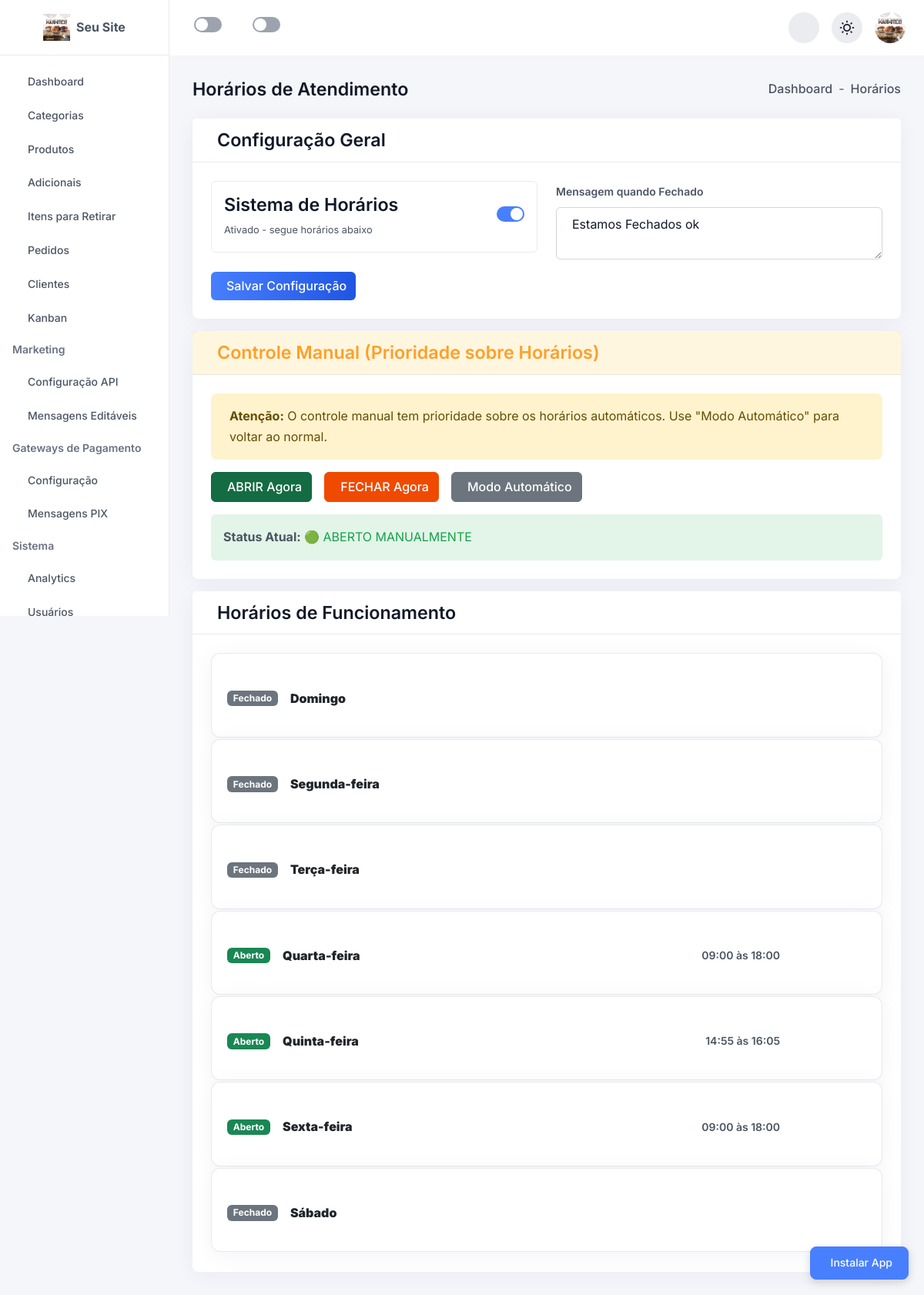
The page /admin/horarios.php (signed in) on the database its author committed.
### tables this page shows
CREATE TABLE `configuracoes` (
  `id` int(11) NOT NULL,
  `site_titulo` varchar(255) DEFAULT 'Cardápio Digital',
  `site_descricao` text DEFAULT NULL,
  `site_logo` varchar(255) DEFAULT NULL,
  `site_favicon` varchar(255) DEFAULT NULL,
  `site_capa` varchar(255) DEFAULT NULL,
  `endereco_cep` varchar(10) DEFAULT NULL,
  `endereco_rua` varchar(255) DEFAULT NULL,
  `endereco_numero` varchar(20) DEFAULT NULL,
  `endereco_complemento` varchar(255) DEFAULT NULL,
  `endereco_bairro` varchar(255) DEFAULT NULL,
  `endereco_cidade` varchar(255) DEFAULT NULL,
  `endereco_estado` varchar(2) DEFAULT NULL,
  `contato_whatsapp` varchar(20) DEFAULT NULL,
  `contato_email` varchar(255) DEFAULT NULL,
  `social_facebook` varchar(255) DEFAULT NULL,
  `social_instagram` varchar(255) DEFAULT NULL,
  `atualizado_em` timestamp NOT NULL DEFAULT current_timestamp() ON UPDATE current_timestamp(),
  `whatsapp_chave_pix` varchar(255) DEFAULT NULL COMMENT 'Chave PIX para pagamentos',
  `whatsapp_tempo_preparo_padrao` int(11) DEFAULT 30 COMMENT 'Tempo de preparo padrão em minutos',
  `whatsapp_tempo_entrega_padrao` int(11) DEFAULT 40 COMMENT 'Tempo de entrega padrão em minutos',
  `whatsapp_mensagem_pronto_retirada` text DEFAULT NULL COMMENT 'Mensagem quando pedido está pronto para retirada',
  `whatsapp_mensagem_pronto_delivery` text DEFAULT NULL COMMENT 'Mensagem quando pedido está pronto para delivery',
  `recaptcha_v2_site_key` varchar(255) DEFAULT NULL COMMENT 'Site Key do reCAPTCHA v2',
  `recaptcha_v2_secret_key` varchar(255) DEFAULT NULL COMMENT 'Secret Key do reCAPTCHA v2',
  `recaptcha_v3_site_key` varchar(255) DEFAULT NULL COMMENT 'Site Key do reCAPTCHA v3',
  `recaptcha_v3_secret_key` varchar(255) DEFAULT NULL COMMENT 'Secret Key do reCAPTCHA v3',
  `recaptcha_version` varchar(10) DEFAULT 'v2' COMMENT 'Versão do reCAPTCHA (v2 ou v3)',
  `recaptcha_ativo` tinyint(1) DEFAULT 0 COMMENT 'Ativar reCAPTCHA (1=sim, 0=não)',
  `recaptcha_paginas` text DEFAULT NULL COMMENT 'JSON com lista de páginas onde usar reCAPTCHA',
  `push_vapid_public_key` varchar(255) DEFAULT NULL COMMENT 'VAPID Public Key para Push Notifications',
  `push_vapid_private_key` text DEFAULT NULL COMMENT 'VAPID Private Key para Push Notifications',
  `push_notifications_ativo` tinyint(1) DEFAULT 1 COMMENT 'Ativar Push Notifications (1=sim, 0=não)',
  `nome_site` varchar(255) DEFAULT NULL,
  `descricao_site` text DEFAULT NULL,
  `logo` varchar(255) DEFAULT NULL,
  `favicon` varchar(255) DEFAULT NULL,
  `capa` varchar(255) DEFAULT NULL,
  `cep` varchar(20) DEFAULT NULL,
  `rua` varchar(255) DEFAULT NULL,
  `numero` varchar(50) DEFAULT NULL,
  `complemento` varchar(255) DEFAULT NULL,
  `bairro` varchar(100) DEFAULT NULL,
  `cidade` varchar(100) DEFAULT NULL,
  `estado` varchar(2) DEFAULT NULL,
  `whatsapp` varchar(20) DEFAULT NULL,
  `email_contato` varchar(255) DEFAULT NULL,
  `facebook` varchar(255) DEFAULT NULL,
  `instagram` varchar(255) DEFAULT NULL,
  `tema` varchar(50) DEFAULT 'roxo',
  `cor_principal` varchar(20) DEFAULT NULL,
  `cor_secundaria` varchar(20) DEFAULT NULL,
  `tema_layout` varchar(50) DEFAULT 'default',
  `impressao_automatica` tinyint(1) DEFAULT 0
);

CREATE TABLE `configuracao_horarios` (
  `id` int(11) NOT NULL,
  `sistema_ativo` tinyint(1) NOT NULL DEFAULT 0 COMMENT 'Sistema de horários ativado',
  `aberto_manual` tinyint(1) DEFAULT NULL,
  `mensagem_fechado` text DEFAULT NULL COMMENT 'Mensagem quando fechado',
  `atualizado_em` timestamp NOT NULL DEFAULT current_timestamp() ON UPDATE current_timestamp()
);

CREATE TABLE `horarios_funcionamento` (
  `id` int(11) NOT NULL,
  `dia_semana` int(1) NOT NULL COMMENT '0=Domingo, 1=Segunda, 2=Terça, 3=Quarta, 4=Quinta, 5=Sexta, 6=Sábado',
  `horario_abertura` time NOT NULL,
  `horario_fechamento` time NOT NULL,
  `ativo` tinyint(1) NOT NULL DEFAULT 1 COMMENT 'Dia está funcionando',
  `ordem` int(11) NOT NULL DEFAULT 0
);

### admin/horarios.php (the view, shortened to what the rows shown need)
<?php
include '../includes/functions.php';
try {
    $pdo->exec("CREATE TABLE IF NOT EXISTS configuracao_horarios (
        id INT AUTO_INCREMENT PRIMARY KEY,
        sistema_ativo TINYINT(1) DEFAULT 1,
        aberto_manual TINYINT(1) DEFAULT NULL,
        mensagem_fechado TEXT
    )");
    $stmt = $pdo->query("DESCRIBE configuracao_horarios");
    $columns = $stmt->fetchAll(PDO::FETCH_COLUMN);
    if (in_array('aberto_manual', $columns)) {
        $pdo->exec("ALTER TABLE configuracao_horarios MODIFY aberto_manual TINYINT(1) DEFAULT NULL");
    }
    else {
        $pdo->exec("ALTER TABLE configuracao_horarios ADD COLUMN aberto_manual TINYINT(1) DEFAULT NULL");
    }
    $pdo->exec("CREATE TABLE IF NOT EXISTS horarios_funcionamento (
        id INT AUTO_INCREMENT PRIMARY KEY,
        dia_semana INT NOT NULL,
        horario_abertura TIME,
        horario_fechamento TIME,
        ativo TINYINT(1) DEFAULT 1
    )");
}
catch (PDOException $e) {
}
$stmt = $pdo->query("SELECT * FROM configuracao_horarios LIMIT 1");
$config = $stmt->fetch(PDO::FETCH_ASSOC);
$stmt = $pdo->query("SELECT * FROM horarios_funcionamento ORDER BY dia_semana ASC");
$horarios_db = $stmt->fetchAll(PDO::FETCH_ASSOC);
$horarios = [];
foreach ($horarios_db as $h) {
    $horarios[$h['dia_semana']] = $h;
}
$dias_semana = [
    0 => 'Domingo',
    1 => 'Segunda-feira',
    2 => 'Terça-feira',
    3 => 'Quarta-feira',
    4 => 'Quinta-feira',
    5 => 'Sexta-feira',
    6 => 'Sábado'
];
include 'includes/header.php';
?>
<div class="dashboard-main-body">
    <div class="card mb-3 radius-12">
        <div class="card-body p-24">
            <form method="POST">
                <div class="row">
                    <div class="col-md-6 mb-3">
                        <div class="d-flex align-items-center justify-content-between p-3 border rounded">
                            <div class="form-switch">
                                <input class="form-check-input" type="checkbox" name="sistema_ativo" id="sistema_ativo"
                                       <?php echo($config['sistema_ativo'] ?? 1) ? 'checked' : ''; ?>
                                       onchange="this.form.submit()">
                            </div>
                        </div>
                    </div>
                    <div class="col-md-6 mb-3">
                        <label class="form-label fw-semibold">Mensagem quando Fechado</label>
                        <textarea class="form-control" name="mensagem_fechado" rows="2"
                                  placeholder="Ex: Estamos fechados..."><?php echo htmlspecialchars($config['mensagem_fechado'] ?? ''); ?></textarea>
                    </div>
                </div>
            </form>
        </div>
    </div>
    <div class="card radius-12">
        <div class="card-body p-24">
            <div class="accordion" id="accordionHorarios">
                <?php foreach ($dias_semana as $dia_num => $dia_nome):
    $h = isset($horarios[$dia_num]) ? $horarios[$dia_num] : ['horario_abertura' => '00:00', 'horario_fechamento' => '00:00', 'ativo' => 0];
    $isOpen = $h['ativo'] ?? 0;
    $statusBadge = $isOpen ? '<span class="badge bg-success">Aberto</span>' : '<span class="badge bg-secondary">Fechado</span>';
?>
                <div class="accordion-item mb-2">
                    <h2 class="accordion-header">
                        <button class="accordion-button collapsed"
                                type="button"
                                data-bs-toggle="collapse"
                                data-bs-target="#dia<?php echo $dia_num; ?>">
                            <div class="d-flex align-items-center gap-3 w-100">
                                <?php echo $statusBadge; ?>
                                <strong><?php echo $dia_nome; ?></strong>
                                <?php if ($isOpen): ?>
                                    <span class="text-secondary-light ms-auto me-3 text-sm">
                                        <?php echo substr($h['horario_abertura'] ?? '00:00', 0, 5) . ' às ' . substr($h['horario_fechamento'] ?? '00:00', 0, 5); ?>
                                    </span>
                                <?php
    endif; ?>
                            </div>
                        </button>
                    </h2>
                </div>
                <?php
endforeach; ?>
            </div>
        </div>
    </div>
</div>
<?php include 'includes/footer.php'; ?>

### admin/includes/header.php (shortened to what the rows shown need)
<?php
require_once __DIR__ . '/../../includes/functions.php';
$site_config = [];
try {
    $stmt = $pdo->query("SELECT * FROM configuracoes WHERE id = 1");
    $site_config = $stmt->fetch(PDO::FETCH_ASSOC) ?: [];
} catch (PDOException $e) {
}
$nome_site = $site_config['nome_site'] ?? 'PedeMais';
?>
<!DOCTYPE html>
<html lang="pt-BR" data-theme="light">
<head>
    <link rel="stylesheet" href="<?php echo SITE_URL; ?>/admin/assets/css/remixicon.css">
    <link rel="stylesheet" href="<?php echo SITE_URL; ?>/admin/assets/css/lib/bootstrap.min.css">
    <link rel="stylesheet" href="<?php echo SITE_URL; ?>/admin/assets/css/lib/dataTables.min.css">
    <link rel="stylesheet" href="<?php echo SITE_URL; ?>/admin/assets/css/style.css">
    <link rel="stylesheet" href="<?php echo SITE_URL; ?>/admin/assets/css/admin-custom.css">
    <link rel="stylesheet" href="<?php echo SITE_URL; ?>/admin/assets/css/mobile-fixes.css">
    <link rel="stylesheet" href="<?php echo SITE_URL; ?>/admin/assets/css/sino-vermelho.css">
    <link rel="stylesheet" href="<?php echo SITE_URL; ?>/admin/assets/css/realtime-updates.css">
    <link rel="stylesheet" href="https://cdnjs.cloudflare.com/ajax/libs/font-awesome/6.4.0/css/all.min.css">
</head>
<body data-nivel="admin">
<aside class="sidebar">
    <div>
        <a href="index.php" class="sidebar-logo d-flex align-items-center justify-content-center gap-2 p-3">
            <img src="<?php echo SITE_URL; ?>/uploads/config/<?php echo htmlspecialchars($site_config['logo'] ?? 'logo.png'); ?>" alt="<?php echo htmlspecialchars($nome_site); ?>" style="max-height: 35px; display: block;">
            <span class="fw-bold text-md"><?php echo htmlspecialchars($nome_site); ?></span>
        </a>
    </div>
</aside>
<main class="dashboard-main">
    <div class="navbar-header">
        <div class="row align-items-center justify-content-between">
            <div class="col-auto">
                <div class="d-flex flex-wrap align-items-center gap-2 gap-md-3">
                    <div class="dropdown">
                        <button class="d-flex justify-content-center align-items-center rounded-circle" type="button" data-bs-toggle="dropdown">
                            <img src="<?php echo SITE_URL; ?>/uploads/config/<?php echo htmlspecialchars($site_config['logo'] ?? 'logo.png'); ?>" alt="Perfil" class="w-40-px h-40-px object-fit-cover rounded-circle">
                        </button>
                    </div>
                </div>
            </div>
        </div>
    </div>
    <div class="dashboard-main-body">

### rows shown on the page
configuracoes: logo (picture), nome_site "Seu Site"
configuracao_horarios: sistema_ativo "☑", mensagem_fechado "Estamos Fechados ok"
horarios_funcionamento: horario_abertura "09:00", horario_fechamento "18:00"
horarios_funcionamento: horario_abertura "14:55", horario_fechamento "16:05"
horarios_funcionamento: horario_abertura "09:00", horario_fechamento "18:00"

### other values the page prints
$item['label'] "Dashboard"
$item['label'] "Categorias"
$item['label'] "Produtos"
$item['label'] "Adicionais"
$item['label'] "Itens para Retirar"
$item['label'] "Pedidos"
$item['label'] "Clientes"
$item['label'] "Kanban"
$section "Marketing"
$item['label'] "Configuração API"
$item['label'] "Mensagens Editáveis"
$section "Gateways de Pagamento"
$item['label'] "Configuração"
$item['label'] "Mensagens PIX"
$section "Sistema"
